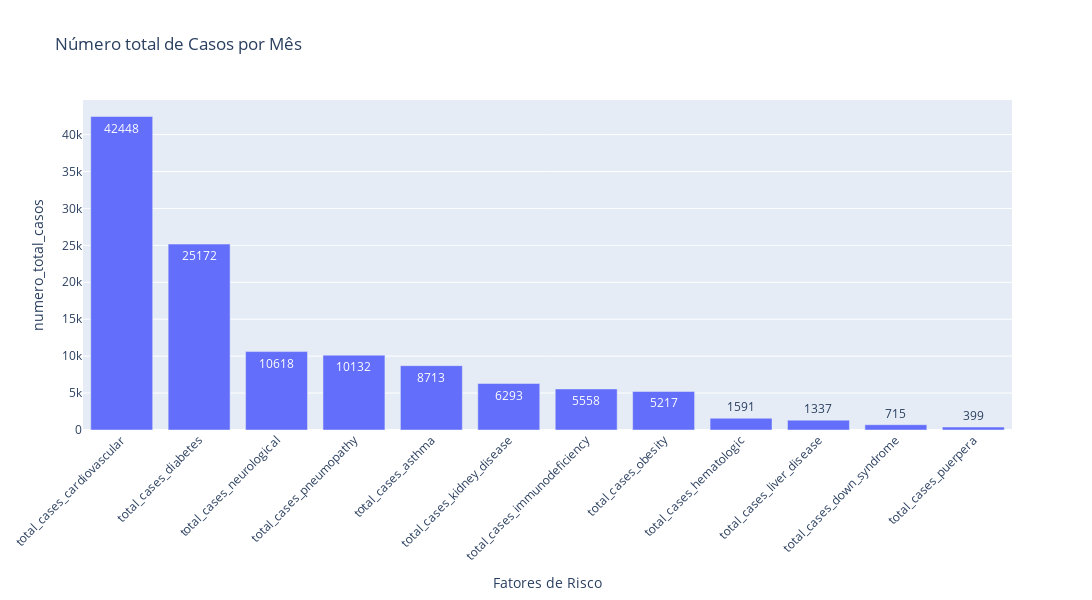

Notebook source saved alongside this figure:
### Code cell
# Criar o gráfico de barras com Plotly
fig = px.bar(df_melted, 
             x='fator_risco', 
             y='numero_total_casos',
             title='Número total de Casos por Mês',
             labels={'sum': 'Número Total de Casos', 'fator_risco': 'Fatores de Risco'},
             text='numero_total_casos')  # Isso adiciona os valores nas barras

# Personalizar o layout
fig.update_layout(
    autosize=False,
    width=1200,
    height=600,
    xaxis_tickangle=-45
)

# Mostrar o gráfico
fig.show()

### Figure 1 — Plotly figure (JSON) as saved in the notebook; plotly's stock layout.template omitted (floating-point values rounded to 4 significant figures)
{"data": [{"hovertemplate": "Fatores de Risco=%{x}<br>numero_total_casos=%{text}<extra></extra>", "legendgroup": "", "marker": {"color": "#636efa", "pattern": {"shape": ""}}, "name": "", "orientation": "v", "showlegend": false, "text": [42450.0, 25170.0, 10620.0, 10130.0, 8713.0, 6293.0, 5558.0, 5217.0, 1591.0, 1337.0, 715.0, 399.0], "textposition": "auto", "type": "bar", "x": ["total_cases_cardiovascular", "total_cases_diabetes", "total_cases_neurological", "total_cases_pneumopathy", "total_cases_asthma", "total_cases_kidney_disease", "total_cases_immunodeficiency", "total_cases_obesity", "total_cases_hematologic", "total_cases_liver_disease", "total_cases_down_syndrome", "total_cases_puerpera"], "xaxis": "x", "y": [42448, 25172, 10618, 10132, 8713, 6293, 5558, 5217, 1591, 1337, 715, 399], "yaxis": "y"}], "layout": {"autosize": false, "barmode": "relative", "height": 600, "legend": {"tracegroupgap": 0}, "title": {"text": "Número total de Casos por Mês"}, "width": 1200, "xaxis": {"anchor": "y", "domain": [0, 1], "tickangle": -45, "title": {"text": "Fatores de Risco"}}, "yaxis": {"anchor": "x", "domain": [0, 1], "title": {"text": "numero_total_casos"}}}}
